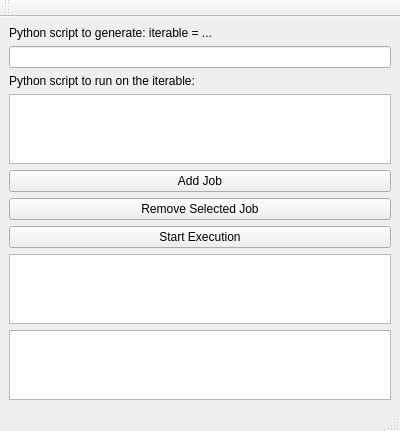
<?xml version="1.0" encoding="UTF-8"?>
<ui version="4.0">
 <class>MainWindow</class>
 <widget class="QMainWindow" name="MainWindow">
  <property name="geometry">
   <rect>
    <x>0</x>
    <y>0</y>
    <width>400</width>
    <height>300</height>
   </rect>
  </property>
  <widget class="QWidget" name="centralwidget">
   <layout class="QVBoxLayout" name="verticalLayout">
    <item>
     <widget class="QLabel" name="labelIterInfo">
      <property name="text">
       <string>Python script to generate: iterable = ...</string>
      </property>
     </widget>
    </item>
    <item>
     <widget class="QLineEdit" name="lineEditIterableInput"/>
    </item>
    <item>
     <widget class="QLabel" name="labelScriptInfo">
      <property name="text">
       <string>Python script to run on the iterable:</string>
      </property>
     </widget>
    </item>
    <item>
     <widget class="QTextEdit" name="textEditJobInput"/>
    </item>
    <item>
     <widget class="QPushButton" name="pushButtonAddJob">
      <property name="text">
       <string>Add Job</string>
      </property>
     </widget>
    </item>
    <item>
     <widget class="QPushButton" name="pushButtonRemoveJob">
      <property name="text">
       <string>Remove Selected Job</string>
      </property>
     </widget>
    </item>
    <item>
     <widget class="QPushButton" name="pushButtonStartExecution">
      <property name="text">
       <string>Start Execution</string>
      </property>
     </widget>
    </item>
    <item>
     <widget class="QListWidget" name="listWidgetJobs">
      <property name="selectionBehavior">
       <enum>QAbstractItemView::SelectRows</enum>
      </property>
      <property name="selectionMode">
       <enum>QAbstractItemView::SingleSelection</enum>
      </property>
     </widget>
    </item>
    <item>
     <widget class="QPlainTextEdit" name="plainTextEditResults"/>
    </item>
   </layout>
  </widget>
  <widget class="QMenuBar" name="menubar">
   <property name="geometry">
    <rect>
     <x>0</x>
     <y>0</y>
     <width>400</width>
     <height>27</height>
    </rect>
   </property>
  </widget>
  <widget class="QToolBar" name="toolBar">
   <attribute name="toolBarArea">
    <enum>TopToolBarArea</enum>
   </attribute>
   <attribute name="toolBarBreak">
    <bool>false</bool>
   </attribute>
  </widget>
  <widget class="QStatusBar" name="statusbar"/>
 </widget>
 <resources/>
 <connections/>
</ui>
